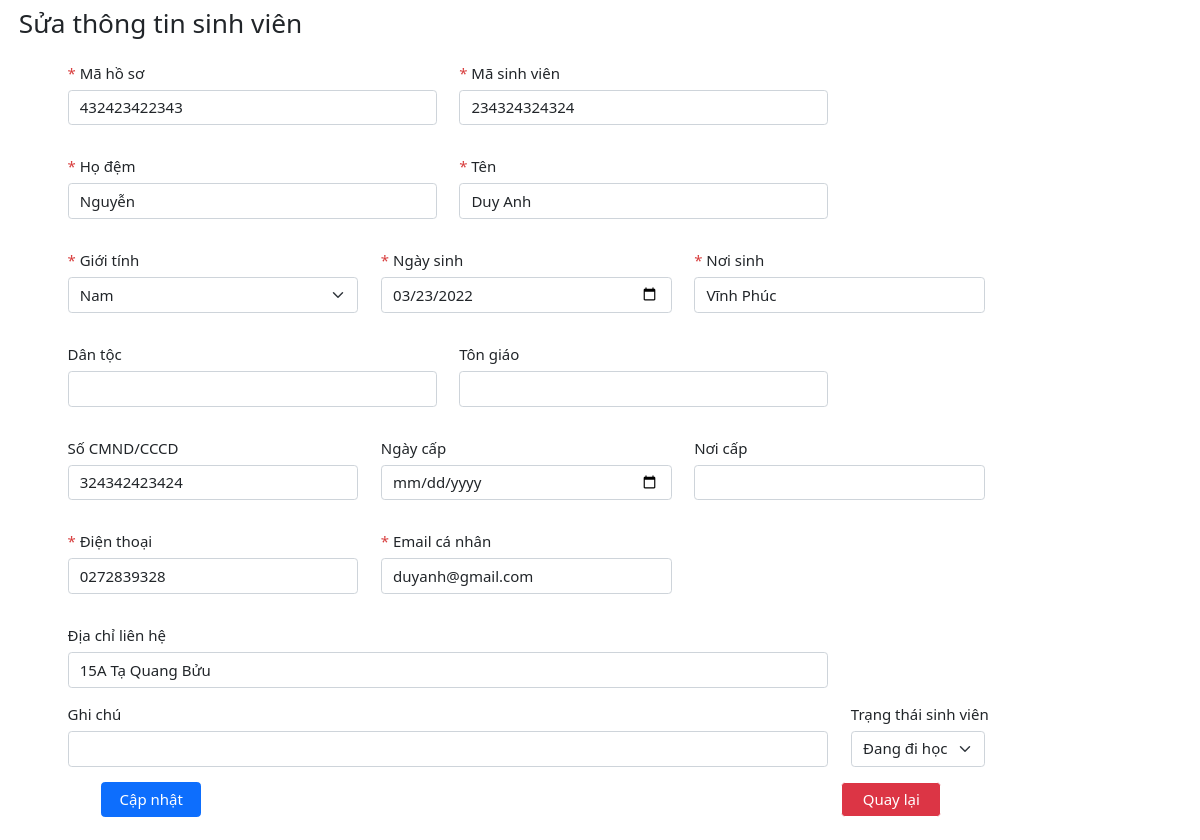
/api/edit.php?id=234324324324, run on the app's committed database.
### tables this page shows
CREATE TABLE `list_student` (
  `STT` int(20) NOT NULL,
  `ma_ho_so` varchar(20) NOT NULL,
  `ma_sinh_vien` varchar(255) NOT NULL,
  `ho` varchar(200) NOT NULL,
  `ten` varchar(255) NOT NULL,
  `gioi_tinh` varchar(200) NOT NULL,
  `ngay_sinh` varchar(200) NOT NULL,
  `SDT` varchar(20) NOT NULL,
  `Email` varchar(200) NOT NULL,
  `noi_sinh` varchar(200) NOT NULL,
  `cmnd_cccd` varchar(20) NOT NULL,
  `dia_chi` varchar(200) NOT NULL,
  `hanh_dong` varchar(200) NOT NULL
);

### api/edit.php (the view, shortened to what this page needs)
<?php
    include "../config/db.php";
    $ma_sinh_vien = $_GET['id'];
    $query = mysqli_query($connect, "SELECT * FROM `list_student` where ma_sinh_vien = '$ma_sinh_vien'");
    $row = mysqli_fetch_array($query);
?>
<div class="container-fluid">
        <h3 class="mx-2 mt-2">Sửa thông tin sinh viên</h3>
        <form class="row g-6 mx-5" method="POST" action="update.php?id=<?php echo $ma_sinh_vien; ?>">
            <div class="col-5 my-3">
              <label for="inputMaHoSo" class="form-label"><span>*</span> Mã hồ sơ</label>
              <input name="ma_ho_so" value="<?php echo $row['ma_ho_so']; ?>" onkeyup="check()" type="text" class="form-control" id="inputMaHoSo" required>
            </div>
            <div class="col-5 my-3">
              <label for="inputMaSinhVien" class="form-label"><span>*</span> Mã sinh viên</label>
              <input name="ma_sinh_vien" value="<?php echo $row['ma_sinh_vien']; ?>" type="text" class="form-control" id="inputMaSinhVien" required>
            </div>
            <div class="col-5 my-3">
                <label for="inputHoDem" class="form-label"><span>*</span> Họ đệm</label>
                <input name="ho_dem" value="<?php echo $row['ho']; ?>"  type="text" class="form-control" id="inputHoDem" required>
            </div>
            <div class="col-5 my-3">
                <label for="inputTen" class="form-label"><span>*</span> Tên</label>
                <input name="ten" value="<?php echo $row['ten']; ?>" type="text" class="form-control" id="inputTen" required>
            </div>
            <div class="col-4 my-3">
                <label for="inputGioiTinh" class="form-label"><span>*</span> Giới tính</label>
                <select name="gioi_tinh" value="<?php echo $row['gioi_tinh']; ?>" id="inputGioiTinh" class="form-select" required>
                  <option>Nam</option>
                </select>
            </div>
            <div class="col-4 my-3">
                <label for="inputNgaySinh" class="form-label"><span>*</span> Ngày sinh</label>
                <input name="ngay_sinh" value="<?php echo $row['ngay_sinh']; ?>" type="date" class="form-control" id="inputNgaySinh" required>
            </div>
            <div class="col-4 my-3">
                <label for="inputNoiSinh" class="form-label"><span>*</span> Nơi sinh</label>
                <input name="noi_sinh" value="<?php echo $row['noi_sinh']; ?>" type="text" class="form-control" id="inputNoiSinh" required>
            </div>
            <div class="col-5 my-3">
                <label for="inputDanToc" class="form-label"> Dân tộc</label>
                <input type="text" class="form-control" id="inputDanToc">
            </div>
            <div class="col-5 my-3">
                <label for="inputTonGiao" class="form-label"> Tôn giáo</label>
                <input type="text" class="form-control" id="inputTonGiao">
            </div>
            <div class="col-4 my-3">
                <label for="inputCmnd" class="form-label"> Số CMND/CCCD</label>
                <input name="cmnd_cccd" value="<?php echo $row['cmnd_cccd']; ?>" type="number" class="form-control" id="inputCmnd">
            </div>
            <div class="col-4 my-3">
                <label for="inputNgayCap" class="form-label"> Ngày cấp</label>
                <input type="date" class="form-control" id="inputNgayCap">
            </div>
            <div class="col-4 my-3">
                <label for="inputNoiCap" class="form-label"> Nơi cấp</label>
                <input type="text" class="form-control" id="inputNoiCap">
            </div>
            <div class="col-4 my-3">
                <label for="inputSDT" class="form-label"><span>*</span> Điện thoại</label>
                <input name="sdt" value="<?php echo $row['SDT']; ?>" onkeyup="check()" type="number" class="form-control" id="inputSDT">
            </div>
            <div class="col-4 my-3">
                <label for="inputEmail" class="form-label"><span>*</span> Email cá nhân</label>
                <input name="email" value="<?php echo $row['Email']; ?>" onkeyup="check()" type="email" class="form-control" id="inputEmail" required>
            </div>
            <div class="col-10 my-3">
                <label for="inputDiaChi" class="form-label"> Địa chỉ liên hệ</label>
                <input name="dia_chi" value="<?php echo $row['dia_chi']; ?>" type="text" class="form-control" id="inputDiaChi">
            </div>
            <div class="col-10 mb-3">
                <label for="inputGhiChu" class="form-label"> Ghi chú</label>
                <input type="text" class="form-control" id="inputGhiChu">
            </div>
            <div class="col-2 mb-3">
                <label for="inputTrangThai" class="form-label"> Trạng thái sinh viên</label>
                <select id="inputTrangThai" class="form-select">
                    <option>Đang đi học</option>
                </select>
            </div>
            <div class="col-6 px-5 mb-4 d-flex">
              <button name="submit_form" type="submit" class="btn btn-primary">Cập nhật</button>
            </div>
            <div class="col-6 px-5 mb-4 d-flex justify-content-end">
                <button type="button" class="btn btn-danger border-white" id="submit" onclick="history.back()">Quay lại</button>
              </div>
          </form>
          <link rel="stylesheet" href="../assets/css/add_student.css">
          <link href="https://cdn.jsdelivr.net/npm/bootstrap@5.0.2/dist/css/bootstrap.min.css" rel="stylesheet">
    </div>

### assets/css/add_student.css (style rules this page uses)
* { padding: 0; margin: 0; box-sizing: border-box; font-size: 15px; }
span { color: #d83e3e; }
form { width: 940px; }
.form-control, .form-select { margin-top: -2px; }
.btn { width: 100px; margin-right: 10px; }
.btn-primary { margin-right: -260px; }
label { display: inline-block; width: 150px; }

### data on the page
list_student: ma_ho_so "432423422343", ma_sinh_vien "234324324324", ho_dem "Nguyễn", ten "Duy Anh", gioi_tinh "Nam", ngay_sinh "03/23/2022", noi_sinh "Vĩnh Phúc", cmnd_cccd "324342423424", sdt "0272839328", email "duyanh@gmail.com", dia_chi "15A Tạ Quang Bửu"
